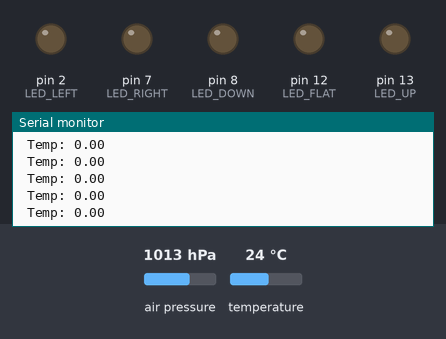
The sketch below on a simulated Arduino Uno, built with avr-gcc and run on an emulated ATmega328P. Parts: output pins drawn as LEDs (lit = HIGH), the last lines printed to the serial monitor. Wiring (inferred from the names in the program): BMP180 pressure sensor at I2C address 0x77. Inputs (shaded band) come from the test bench; at power-on: air pressure 1013 hPa, temperature 24 °C.

Above: at 1.2 s.
1.3 s: air pressure set to 1048 hPa
At 1.9 s:
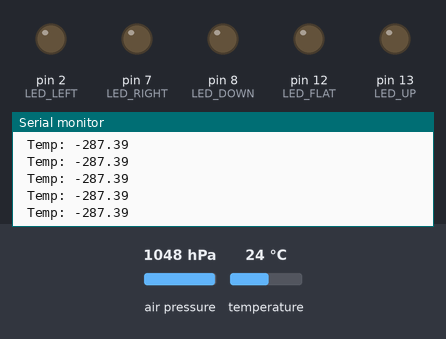
4.3 s: air pressure set to 1025 hPa
At 5.2 s:
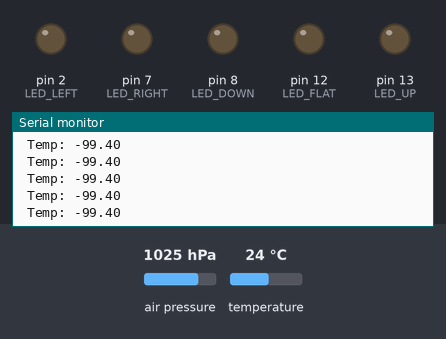
Timing chart, 0 to 7.3 s (numbered marks = the images above; inputs shaded):
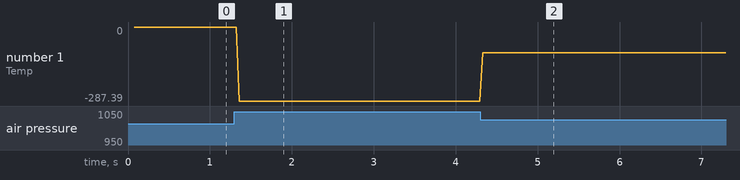

Measured:
- after the input at 1.3 s, the serial monitor: prints a new line after 0.06 s (image 1)
- after the input at 4.3 s, the serial monitor: prints a new line at once (image 2)
- plotted number 1: 0 → -287.39 after the input at 1.3 s, -287.39 → -99.4 after the input at 4.3 s

The sketch:

flight_controller.ino
```cpp
// (licence header left out)
#include <Wire.h>                 // Must include Wire library for I2C
#include "Class_MMA8452Q.h"    // Click here to get the library: http://librarymanager/All#SparkFun_MMA8452Q
#include "Class_BMP180.h"


MMA8452Q accel;          // create instance of the MMA8452 class
BMP180 barom;            //create instance of barom

// light set up

int LED_UP = 13;
int LED_DOWN = 8;
int LED_LEFT = 2;
int LED_RIGHT = 7;
int LED_FLAT = 12;

int LED_ARR [] = {
  LED_UP,
  LED_DOWN,
  LED_LEFT,
  LED_RIGHT,
  LED_FLAT
};

double baseline;

void setup() {
  Serial.begin(9600);
  Serial.println("MMA8452Q Basic Reading Code!");
  Serial.println("BMP180 Reading height");

  pinMode(LED_UP, OUTPUT);
  pinMode(LED_DOWN, OUTPUT);

  pinMode(LED_RIGHT, OUTPUT);
  pinMode(LED_LEFT, OUTPUT);

  pinMode(LED_FLAT, OUTPUT);


  Wire.begin();

  // if (accel.begin() == false) {
  //   Serial.println("MMA8452Q not Connected. Please check connections and read the hookup guide.");
  //   while (1);
  // }

  if (barom.begin() == false) {
    Serial.println("Barometer not Connected. Please check connections and read the hookup guide.");
    while (1);
  }

  baseline = getPressure();

}

void loop() {

  // if (accel.available()) {      // Wait for new data from accelerometer
  //   // Acceleration of x, y, and z directions in g units

  //   if (accel.isUp()) {
  //     Serial.print("Tilted Up");
  //     digitalWrite(LED_UP, HIGH);
  //   } else {
  //       digitalWrite(LED_UP, LOW);
  //   }

  //   if (accel.isDown()) {
  //     Serial.print("Tilted Down");
  //     digitalWrite(LED_DOWN, HIGH);
  //   } else {
  //     digitalWrite(LED_DOWN, LOW);
  //   }

  //   if (accel.isLeft()) {
  //     Serial.print("Tilted Left");
  //     digitalWrite(LED_LEFT, HIGH);
  //   } else {
  //     digitalWrite(LED_LEFT, LOW);
  //   }


  //   if (accel.isRight()) {
  //     Serial.print("Tilted Right");

  //     digitalWrite(LED_RIGHT, HIGH);
  //   } else {
  //     digitalWrite(LED_RIGHT, LOW);
  //   }

  //   if (accel.isFlat()) {
  //     Serial.print("Flat");
  //     digitalWrite(LED_FLAT, HIGH);
  //   } else {
  //     digitalWrite(LED_FLAT, LOW);
  //   }


  // }

  double a,P;

  P = getPressure();
  a = barom.getAltitude(P,baseline);

  Serial.print(" Temp: ");
  Serial.print(barom.getAltitude(P,baseline));

  Serial.println();
}

double getPressure()
{
  char status;
  double T,P,p0,a;

  status = barom.startTemperature();
  if (status != 0)
  {

    delay(status);

    status = barom.getTemperature(T);
    if (status != 0)
    {
      status = barom.startPressure(3);
      if (status != 0)
      {
        // Wait for the measurement to complete:
        delay(status);

        // Retrieve the completed pressure measurement:
        // Note that the measurement is stored in the variable P.
        // Use '&P' to provide the address of P.
        // Note also that the function requires the previous temperature measurement (T).
        // (If temperature is stable, you can do one temperature measurement for a number of pressure measurements.)
        // Function returns 1 if successful, 0 if failure.

        status = barom.getPressure(P,T);

        if (status != 0)
        {
          return(P);
        }
        else Serial.println("error retrieving pressure measurement\n");
      }
      else Serial.println("error starting pressure measurement\n");
    }
    else Serial.println("error retrieving temperature measurement\n");
  }
  else Serial.println("error starting temperature measurement\n");
}
```

Class_BMP180.cpp
```cpp
// code used from https://github.com/sparkfun/BMP180_Breakout_Arduino_Library/blob/master/src/SFE_BMP180.cpp
#include "Class_BMP180.h"
#include <Wire.h>
#include <stdio.h>
#include <math.h>

BMP180::BMP180(byte addr)
{
	_deviceAddress = addr; // Store address into private variable
}

bool BMP180::begin(TwoWire &wirePort, uint8_t deviceAddress)
{
  _deviceAddress = deviceAddress;
	_i2cPort = &wirePort;

  double c3,c4,b1;

  if (readInt(0xAA,AC1) &&
		readInt(0xAC,AC2) &&
		readInt(0xAE,AC3) &&
		readUInt(0xB0,AC4) &&
		readUInt(0xB2,AC5) &&
		readUInt(0xB4,AC6) &&
		readInt(0xB6,VB1) &&
		readInt(0xB8,VB2) &&
		readInt(0xBA,MB) &&
		readInt(0xBC,MC) &&
		readInt(0xBE,MD))
	{

    //calculations taken from sparkfun/BMP180_Breakout_Arduino_Library
    c3 = 160.0 * pow(2,-15) * AC3;
		c4 = pow(10,-3) * pow(2,-15) * AC4;
		b1 = pow(160,2) * pow(2,-30) * VB1;
		c5 = (pow(2,-15) / 160) * AC5;
		c6 = AC6;

		mc = (pow(2,11) / pow(160,2)) * MC;
		md = MD / 160.0;

		x0 = AC1;
		x1 = 160.0 * pow(2,-13) * AC2;
		x2 = pow(160,2) * pow(2,-25) * VB2;


		y0 = c4 * pow(2,15);
		y1 = c4 * c3;
		y2 = c4 * b1;

		p0 = (3791.0 - 8.0) / 1600.0;
		p1 = 1.0 - 7357.0 * pow(2,-20);
		p2 = 3038.0 * 100.0 * pow(2,-36);

    return(1);
  } else {
    return(0);
  }

}

// INITIALIZATION
//	This function initializes the MMA8452Q. It sets up the scale (either 2, 4,
//	or 8g), output data rate, portrait/landscape detection and tap detection.
//	It also checks the WHO_AM_I register to make sure we can communicate with
//	the sensor. Returns a 0 if communication failed, 1 if successful.
byte BMP180::init()
{

	if (_i2cPort == NULL)
	{
		_i2cPort = &Wire;
	}

	_i2cPort->begin(); // Initialize I2C


	return 1;
}

char BMP180::readInt(char address, int16_t &value)
{
  unsigned char data[2];

  data[0] = address;

  if (readBytes(data,2)) {
    value = (int16_t)((data[0]<<8)|data[1]);
    return(1);
  }

  value = 0;
  return(0);
}

char BMP180::readUInt(char address, uint16_t &value)
{
  unsigned char data[2];

  data[0] = address;
  if (readBytes(data,2)) {
    value = (((uint16_t)data[0]<<8)|(uint16_t)data[1]);
    return(1);
  }
  value = 0;
  return(0);

}

char BMP180::readBytes(unsigned char *values, char length)
{
  char x;

  Wire.beginTransmission(BMP180_ADDR);
  Wire.write(values[0]);

  _error = Wire.endTransmission();

  if (_error == 0) {
    Wire.requestFrom(BMP180_ADDR, length);
    while(Wire.available() != length);
    for(x=0;x<length;x++){
      values[x] = Wire.read();
    }
    return(1);
  }
  return(0);
}

char BMP180::writeBytes(unsigned char *values, char length)
{
  char x;

  Wire.beginTransmission(BMP180_ADDR);
  Wire.write(values, length);
  _error = Wire.endTransmission();
  if (_error == 0){
    return (1);
  }
  return(0);
}

char BMP180::startTemperature(void)
{
  unsigned char data[2], result;

  data[0] = REG_CONTROL;
  data[1] = TEMPERATURE;

  result = writeBytes(data, 2);
  if (result)
    return(5);
  else
    return(0);

}

char BMP180::getTemperature(double &T)
{
  unsigned char data[2];
  char result;
  double tu, a;

  data[0] = REG_RESULT;

  result = readBytes(data, 2);

  if (result){
    //calculating temp
    tu = (data[0] * 256.0) + data[1];

    a = c5 * (tu - c6);
		T = a + (mc / (a + md));
  }

  return(result);
}

char BMP180::startPressure(char oversampling)
{
  unsigned char data[2], result, delay;

  data[0] = REG_CONTROL;

  switch(oversampling)
  {
    case 0:
      data[1] = PRESSURE_OSS_0;
      delay = 5;
    break;
    case 1:
      data[1] = PRESSURE_OSS_1;
      delay = 8;
    break;
    case 2:
      data[1] = PRESSURE_OSS_2;
      delay = 14;
    break;
    case 3:
      data[1] = PRESSURE_OSS_3;
      delay = 26;
    break;
    default:
      data[1] = PRESSURE_OSS_0;
      delay = 5;
  }

  result = writeBytes(data, 2);
  if (result)
    return(delay);
  else
    return(0);
}

char BMP180::getPressure(double &P, double &T)
{
  unsigned char data[3];
  char result;
  double pu,s,x,y,z;

  data[0] = REG_RESULT;

  result = readBytes(data, 3);
  if (result)
  {
    //calculating pressure
    pu = (data[0] * 256.0) + data[1] + (data[2]/256.0);

    s = T - 25.0;
		x = (x2 * pow(s,2)) + (x1 * s) + x0;
		y = (y2 * pow(s,2)) + (y1 * s) + y0;
		z = (pu - x) / y;
		P = (p2 * pow(z,2)) + (p1 * z) + p0;

  }
  return(result);
}

double BMP180::getSealevel(double P, double A)
{
  return(P/pow(1-(A/44330.0), 5.255));
}

double BMP180::getAltitude(double P, double P0)
{
  return(44330.0*(1-pow(P/P0,1/5.255)));
}

char BMP180::getError(void)
	// If any library command fails, you can retrieve an extended
	// error code using this command. Errors are from the wire library:
	// 0 = Success
	// 1 = Data too long to fit in transmit buffer
	// 2 = Received NACK on transmit of address
	// 3 = Received NACK on transmit of data
	// 4 = Other error
{
	return(_error);
}
```

Class_BMP180.h
```cpp
// Based off BMP180 datasheet and sparkfuns library https://github.com/sparkfun/BMP180_Breakout_Arduino_Library/blob/master/src/SFE_BMP180.h
// Code structuring is also based off the MMA8452Q code as well for consistency
#ifndef Class_BMP180_h
#define Class_BMP180_h

#include <Arduino.h>
#include <Wire.h>

enum BMP180_Register
{
  BMP180_ADDR = 0x77,
  REG_CONTROL = 0xF4,
  REG_RESULT = 0xF6,
  TEMPERATURE = 0x2E,
  PRESSURE_OSS_0 = 0x34,
  PRESSURE_OSS_1 = 0x74,
  PRESSURE_OSS_2 = 0xB4,
  PRESSURE_OSS_3 = 0xF4
};

////////////////////////////////
// BMP180 Class Declaration //
////////////////////////////////
class BMP180
{
  public:
    BMP180(byte addr = BMP180_ADDR); // Constructor


    bool begin(TwoWire &wirePort = Wire, uint8_t deviceAddress = BMP180_ADDR);
    byte init();

    char startTemperature(void);
    char getTemperature(double &T);

    char startPressure(char oversampling);
    char getPressure(double &P, double &T);

    double getSealevel(double P, double A);
    double getAltitude(double P, double P0);

    char getError(void);


  private:
    TwoWire *_i2cPort = NULL; //The generic connection to user's chosen I2C hardware
    uint8_t _deviceAddress;   //Keeps track of I2C address. setI2CAddress changes this.
    char readInt(char address, int16_t &value);
    char readUInt(char address, uint16_t &value);

    char readBytes(unsigned char *values, char length);
    char writeBytes(unsigned char *values, char length);

    int16_t AC1,AC2,AC3,VB1,VB2,MB,MC,MD;
    uint16_t AC4,AC5,AC6;
    double c5,c6,mc,md,x0,x1,x2,y0,y1,y2,p0,p1,p2;
    char _error;
};

#endif
```

Class_MMA8452Q.h
```cpp
#ifndef Class_MMA8452Q_h
#define Class_MMA8452Q_h

#include <Arduino.h>
#include <Wire.h>

enum MMA8452Q_Register
{
  STATUS_MMA8452Q = 0x00,
	OUT_X_MSB = 0x01,
	OUT_X_LSB = 0x02,
	OUT_Y_MSB = 0x03,
	OUT_Y_LSB = 0x04,
	OUT_Z_MSB = 0x05,
	OUT_Z_LSB = 0x06,
	SYSMOD = 0x0B,
	INT_SOURCE = 0x0C,
	WHO_AM_I = 0x0D,
	XYZ_DATA_CFG = 0x0E,
	HP_FILTER_CUTOFF = 0x0F,
	PL_STATUS = 0x10,
	PL_CFG = 0x11,
	PL_COUNT = 0x12,
	PL_BF_ZCOMP = 0x13,
	P_L_THS_REG = 0x14,
	FF_MT_CFG = 0x15,
	FF_MT_SRC = 0x16,
	FF_MT_THS = 0x17,
	FF_MT_COUNT = 0x18,
	TRANSIENT_CFG = 0x1D,
	TRANSIENT_SRC = 0x1E,
	TRANSIENT_THS = 0x1F,
	TRANSIENT_COUNT = 0x20,
	PULSE_CFG = 0x21,
	PULSE_SRC = 0x22,
	PULSE_THSX = 0x23,
	PULSE_THSY = 0x24,
	PULSE_THSZ = 0x25,
	PULSE_TMLT = 0x26,
	PULSE_LTCY = 0x27,
	PULSE_WIND = 0x28,
	ASLP_COUNT = 0x29,
	CTRL_REG1 = 0x2A,
	CTRL_REG2 = 0x2B,
	CTRL_REG3 = 0x2C,
	CTRL_REG4 = 0x2D,
	CTRL_REG5 = 0x2E,
	OFF_X = 0x2F,
	OFF_Y = 0x30,
	OFF_Z = 0x31
};


////////////////////////////////
// MMA8452Q Misc Declarations //
////////////////////////////////
enum MMA8452Q_Scale
{
	SCALE_2G = 2,
	SCALE_4G = 4,
	SCALE_8G = 8
}; // Possible full-scale settings
enum MMA8452Q_ODR
{
	ODR_800,
	ODR_400,
	ODR_200,
	ODR_100,
	ODR_50,
	ODR_12,
	ODR_6,
	ODR_1
}; // possible data rates
// Possible portrait/landscape settings
#define PORTRAIT_U 0
#define PORTRAIT_D 1
#define LANDSCAPE_R 2
#define LANDSCAPE_L 3
#define LOCKOUT 0x40
#define MMA8452Q_DEFAULT_ADDRESS 0x1D

// Posible SYSMOD (system mode) States
#define SYSMOD_STANDBY 0b00
#define SYSMOD_WAKE 0b01
#define SYSMOD_SLEEP 0b10

////////////////////////////////
// MMA8452Q Class Declaration //
////////////////////////////////
class MMA8452Q
{
  public:
    MMA8452Q(byte addr = MMA8452Q_DEFAULT_ADDRESS); // Constructor
    MMA8452Q_Scale scale;
    MMA8452Q_ODR odr;

    bool begin(TwoWire &wirePort = Wire, uint8_t deviceAddress = MMA8452Q_DEFAULT_ADDRESS);
    byte init(MMA8452Q_Scale fsr = SCALE_2G, MMA8452Q_ODR odr = ODR_800);
    void read();
    byte available();
    byte readTap();
    byte readPL();
    byte readID();

    short x, y, z;
    float cx, cy, cz;

    short getX();
    short getY();
    short getZ();

    float getCalculatedX();
    float getCalculatedY();
    float getCalculatedZ();

    bool isRight();
    bool isLeft();
    bool isUp();
    bool isDown();
    bool isFlat();

    void setScale(MMA8452Q_Scale fsr);
    void setDataRate(MMA8452Q_ODR odr);

  private:
    TwoWire *_i2cPort = NULL; //The generic connection to user's chosen I2C hardware
    uint8_t _deviceAddress;   //Keeps track of I2C address. setI2CAddress changes this.

    void standby();
    void active();
    bool isActive();
    void setupPL();
    void setupTap(byte xThs, byte yThs, byte zThs);
    void writeRegister(MMA8452Q_Register reg, byte data);
    void writeRegisters(MMA8452Q_Register reg, byte *buffer, byte len);
    byte readRegister(MMA8452Q_Register reg);
    void readRegisters(MMA8452Q_Register reg, byte *buffer, byte len);
};

#endif
```

Class_PIDControl.cpp
```cpp
/******************************************************************************

Implementing PID control algorithm for flight controller
Using for source https://www.technik-consulting.eu/en/optimizing/drone_PID-optimizing.html


Passing in pitch, roll and yaw of the drone
Returning values to send to motors for stabilisation or control

P Value - increases the power of the motors proportional to the angle of the drone. For flight and stabilisation on a large scale.
          Needs to increase/decrease the power between all the motors. Too high of p value drone will begin
          to oscillate.

D Value - for quick reactions to wind etc, rate of change matters more than the actual value.
          Gauges the rate of change for larger deflections from p. Allows stability on a smaller scale with small amplitude and rapid oscillation.
          Predicts changes required in the future

I Value - Summing of sensor data over time. Compensates for inbalances between P and D value.
          IF an imbalance occured drone would incline at an angle repeatedly. Need to keep as close to zero. Mainly data from tilt sensor and calculate tilt over time?
          Constant change to performance from past interference based on deviation and elapsed time

Rules from source:
  Optimization in flight
  A few rules for optimizing the flight:

  Drone reacts slowly and hovers bad or unstable (eg dances, wobbles)
  Increase P-value and decrease D value. Maybe decrease I value. The P value must in no case be higher than the above-determined threshold.

  During hover the drone drifts
  Increase the I term and possibly   P-value.

  Oscillation during fast flights
  I-value too high or too low - depending on the drone.

  Drone oscillates slightly with disturbances (eg nudge or gust of wind)
  D value down

  Drone reacts too slowly to disturbances (eg nudge or gust of wind)
  Increase D-value and possibly P-value.

******************************************************************************/
```

Source omitted: Class_MMA8452Q.cpp (13426 bytes)
